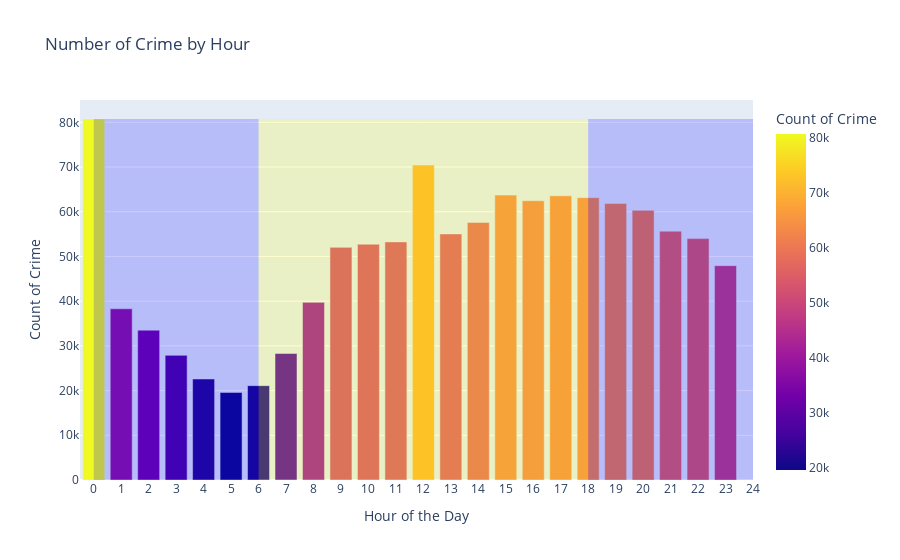

Notebook cell for this chart:
### Code cell
fig = px.bar(hourly_counts, x='Hour', y='Count', title='Number of Crime by Hour', labels={'Hour': 'Hour of the Day', 'Count': 'Count of Crime'},
             color='Count', color_continuous_scale=px.colors.sequential.Plasma)

# Add daytime and nighttime background
fig.update_layout(shapes=[
        # Daytime rectangle
        dict(type='rect', x0=6, x1=18, y0=0, y1=hourly_counts['Count'].max(),
             fillcolor='rgba(255, 255, 0, 0.2)', line=dict(width=0)),  # Light yellow for daytime
        # Nighttime rectangle
        dict(type='rect', x0=18, x1=24, y0=0, y1=hourly_counts['Count'].max(),
             fillcolor='rgba(0, 0, 255, 0.2)', line=dict(width=0)),  # Light blue for nighttime
        dict(type='rect', x0=0, x1=6, y0=0, y1=hourly_counts['Count'].max(),
             fillcolor='rgba(0, 0, 255, 0.2)', line=dict(width=0))   # Light blue for nighttime
    ]  
)

fig.update_layout(xaxis=dict(tickmode='linear'))  # Ensure all hours are shown on x-axis
fig.show()

### Figure 1 — Plotly figure (JSON) as saved in the notebook; plotly's stock layout.template omitted (floating-point values rounded to 4 significant figures)
{"data": [{"alignmentgroup": "True", "hovertemplate": "Hour of the Day=%{x}<br>Count of Crime=%{marker.color}<extra></extra>", "legendgroup": "", "marker": {"color": [80737, 38289, 33506, 27876, 22591, 19580, 21101, 28297, 39727, 52031, 52751, 53252, 70455, 55038, 57616, 63715, 62452, 63552, 63136, 61833, 60310, 55645, 53988, 47944], "coloraxis": "coloraxis", "pattern": {"shape": ""}}, "name": "", "offsetgroup": "", "orientation": "v", "showlegend": false, "textposition": "auto", "type": "bar", "x": [0, 1, 2, 3, 4, 5, 6, 7, 8, 9, 10, 11, 12, 13, 14, 15, 16, 17, 18, 19, 20, 21, 22, 23], "xaxis": "x", "y": [80737, 38289, 33506, 27876, 22591, 19580, 21101, 28297, 39727, 52031, 52751, 53252, 70455, 55038, 57616, 63715, 62452, 63552, 63136, 61833, 60310, 55645, 53988, 47944], "yaxis": "y"}], "layout": {"autosize": true, "barmode": "relative", "coloraxis": {"colorbar": {"title": {"text": "Count of Crime"}}, "colorscale": [[0, "#0d0887"], [0.1111, "#46039f"], [0.2222, "#7201a8"], [0.3333, "#9c179e"], [0.4444, "#bd3786"], [0.5556, "#d8576b"], [0.6667, "#ed7953"], [0.7778, "#fb9f3a"], [0.8889, "#fdca26"], [1, "#f0f921"]]}, "legend": {"tracegroupgap": 0}, "shapes": [{"fillcolor": "rgba(255, 255, 0, 0.2)", "line": {"width": 0}, "type": "rect", "x0": 6, "x1": 18, "y0": 0, "y1": 80737}, {"fillcolor": "rgba(0, 0, 255, 0.2)", "line": {"width": 0}, "type": "rect", "x0": 18, "x1": 24, "y0": 0, "y1": 80737}, {"fillcolor": "rgba(0, 0, 255, 0.2)", "line": {"width": 0}, "type": "rect", "x0": 0, "x1": 6, "y0": 0, "y1": 80737}], "title": {"text": "Number of Crime by Hour"}, "xaxis": {"anchor": "y", "autorange": true, "domain": [0, 1], "range": [-0.5, 24], "tickmode": "linear", "title": {"text": "Hour of the Day"}, "type": "linear"}, "yaxis": {"anchor": "x", "autorange": true, "domain": [0, 1], "range": [0, 84990.0], "title": {"text": "Count of Crime"}, "type": "linear"}}}
